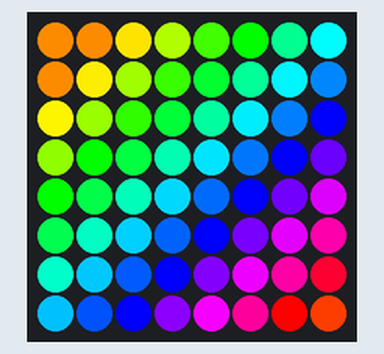
The program below on a simulated Raspberry Pi (BCM pin numbers) with a Sense HAT. Shown: the Sense HAT's 8×8 RGB LED matrix.

Above: at 0.45 s.
At 2.85 s:
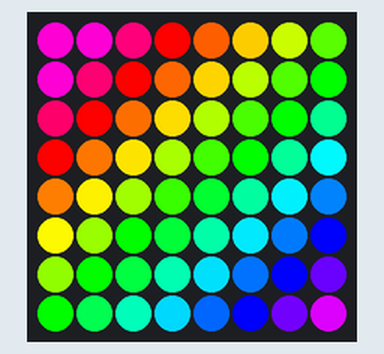
At 5.55 s:
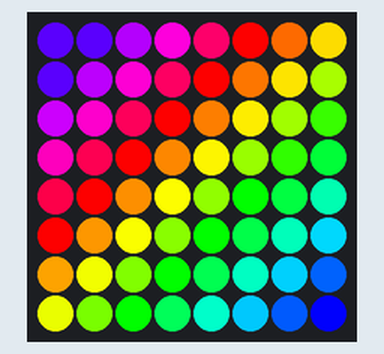
At 10.95 s:
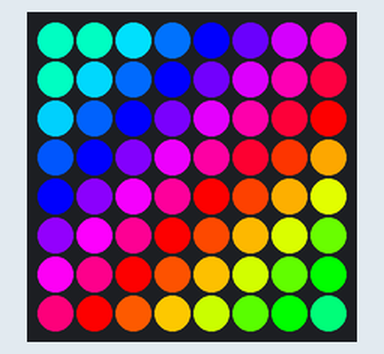
At 16.36 s:
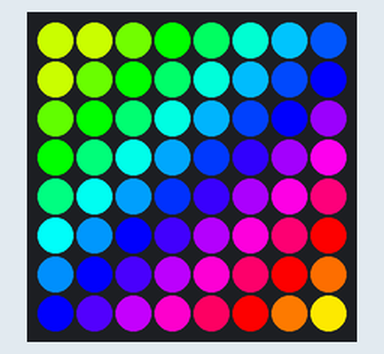
At 21.76 s:
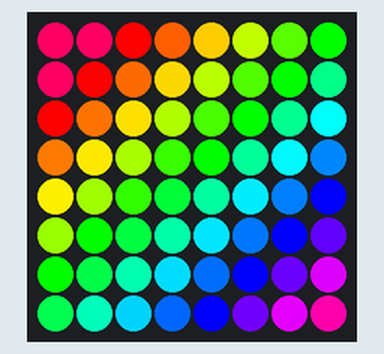

The program:

rainbow.py
```python
import sys, time
from sense_hat import SenseHat
sense=SenseHat()
sense.clear()


pixels = [
    [255, 0, 0], [255, 0, 0], [255, 87, 0], [255, 196, 0], [205, 255, 0], [95, 255, 0], [0, 255, 13], [0, 255, 122],
    [255, 0, 0], [255, 96, 0], [255, 205, 0], [196, 255, 0], [87, 255, 0], [0, 255, 22], [0, 255, 131], [0, 255, 240],
    [255, 105, 0], [255, 214, 0], [187, 255, 0], [78, 255, 0], [0, 255, 30], [0, 255, 140], [0, 255, 248], [0, 152, 255],
    [255, 223, 0], [178, 255, 0], [70, 255, 0], [0, 255, 40], [0, 255, 148], [0, 253, 255], [0, 144, 255], [0, 34, 255],
    [170, 255, 0], [61, 255, 0], [0, 255, 48], [0, 255, 157], [0, 243, 255], [0, 134, 255], [0, 26, 255], [83, 0, 255],
    [52, 255, 0], [0, 255, 57], [0, 255, 166], [0, 235, 255], [0, 126, 255], [0, 17, 255], [92, 0, 255], [201, 0, 255],
    [0, 255, 66], [0, 255, 174], [0, 226, 255], [0, 117, 255], [0, 8, 255], [100, 0, 255], [210, 0, 255], [255, 0, 192],
    [0, 255, 183], [0, 217, 255], [0, 109, 255], [0, 0, 255], [110, 0, 255], [218, 0, 255], [255, 0, 183], [255, 0, 74]
]

msleep = lambda x: time.sleep(x / 1000.0)

def next_colour(pix):
    r = pix[0]
    g = pix[1]
    b = pix[2]

    if (r == 255 and g < 255 and b == 0):
        g += 1

    if (g == 255 and r > 0 and b == 0):
        r -= 1

    if (g == 255 and b < 255 and r == 0):
        b += 1

    if (b == 255 and g > 0 and r == 0):
        g -= 1

    if (b == 255 and r < 255 and g == 0):
        r += 1

    if (r == 255 and b > 0 and g == 0):
        b -= 1

    pix[0] = r
    pix[1] = g
    pix[2] = b

def rainbow():
    running=True
    while True:
        try:
            if running==True:
                for pix in pixels:
                    next_colour(pix)

                sense.set_pixels(pixels)
                msleep(.25)
        except KeyboardInterrupt:
            sense.clear()
            sys.exit()
#////////////////////////////////


rainbow()
```
